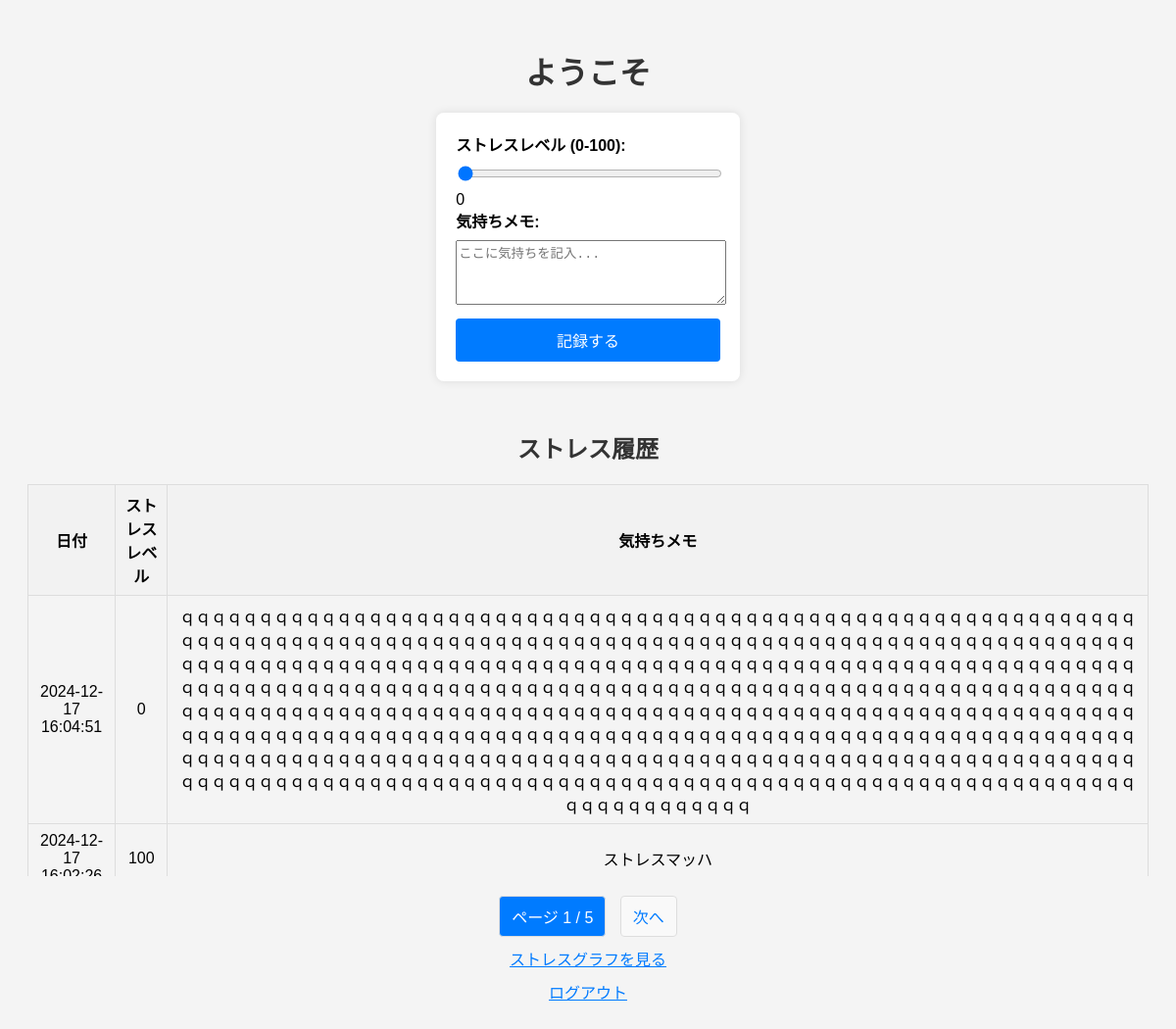
The app's page /dashboard (signed in) with its own data.
### tables this page shows
CREATE TABLE mental_checks (
            id INTEGER PRIMARY KEY AUTOINCREMENT,
            user_id INTEGER NOT NULL,
            date TEXT NOT NULL,
            stress_level INTEGER NOT NULL,
            mood_description TEXT,
            FOREIGN KEY (user_id) REFERENCES users (id)
        );

### health/Mental_Check_App.py (the view, shortened to what this page needs)
@app.route('/dashboard', methods=['GET', 'POST'])
def dashboard():
    if 'user_id' not in session:
        return redirect(url_for('login'))
    user_id = session['user_id']
    page = request.args.get('page', 1, type=int)
    per_page = 5
    error = None
    conn = get_db_connection()
    checks = conn.execute(
        'SELECT * FROM mental_checks WHERE user_id = ? ORDER BY date DESC LIMIT ? OFFSET ?',
        (user_id, per_page, (page - 1) * per_page)
    ).fetchall()
    total_checks = conn.execute('SELECT COUNT(*) FROM mental_checks WHERE user_id = ?', (user_id,)).fetchone()[0]
    conn.close()
    total_pages = (total_checks + per_page - 1) // per_page
    return render_template('dashboard.html', checks=checks, page=page, total_pages=total_pages, error=error)

### health/Mental_Check_App.py (called while the page is built)
def get_db_connection():
    conn = sqlite3.connect('mental_check.db')
    conn.row_factory = sqlite3.Row
    return conn

### health/templates/dashboard.html (shortened to what this page needs)
<!DOCTYPE html>
<html lang="ja">
<head>
</head>
<body>
    <h1>ようこそ</h1>
    <form action="{{ url_for('dashboard') }}" method="POST">
        <label for="stress_level">ストレスレベル (0-100):</label>
        <input type="range" id="stress_level" name="stress_level" min="0" max="100" step="5" value="0" required>
        <span id="stress_value">0</span>
        <label for="mood_description">気持ちメモ:</label>
        <textarea id="mood_description" name="mood_description" rows="4" placeholder="ここに気持ちを記入..." maxlength="500"></textarea>
        <button type="submit">記録する</button>
    </form>
    <h2>ストレス履歴</h2>
    <div class="table-container">
        <table>
            <thead>
                <tr>
                    <th>日付</th>
                    <th>ストレスレベル</th>
                    <th>気持ちメモ</th>
                </tr>
            </thead>
            <tbody>
                {% for check in checks %}
                <tr>
                    <td>{{ check['date'] }}</td>
                    <td>{{ check['stress_level'] }}</td>
                    <td>{{ check['mood_description'] }}</td>
                </tr>
                {% endfor %}
            </tbody>
        </table>
    </div>
    <div class="pagination">
        <span class="current-page">ページ {{ page }} / {{ total_pages }}</span>
        {% if page < total_pages %}
            <a href="{{ url_for('dashboard', page=page+1) }}">次へ</a>
        {% endif %}
    </div>
    <a href="{{ url_for('analysis') }}">ストレスグラフを見る</a><br>
    <a href="{{ url_for('logout') }}">ログアウト</a>
</body>
</html>

### health/templates/dashboard.html (style rules this page uses)
body { font-family: Arial, sans-serif; background-color: #f4f4f4; padding: 20px; text-align: center; }
h1, h2 { color: #333; margin-bottom: 20px; }
form { background-color: #fff; padding: 20px; border-radius: 8px; box-shadow: 0 0 10px rgba(0, 0, 0, 0.1); display: inline-block; text-align: left; max-width: 400px; margin: 0 auto 30px; }
label { display: block; margin-bottom: 8px; font-weight: bold; }
input[type="range"], textarea { width: 100%; margin-bottom: 10px; }
button { width: 100%; padding: 10px; font-size: 1em; color: #fff; background-color: #007bff; border: none; border-radius: 4px; cursor: pointer; }
.table-container { overflow-y: auto; max-height: 400px; margin-top: 20px; }
table { width: 100%; border-collapse: collapse; }
th, td { border: 1px solid #ddd; padding: 8px; text-align: center; }
th { background-color: #f2f2f2; position: sticky; top: 0; }
.pagination { margin-top: 20px; }
.pagination a, .pagination span { display: inline-block; padding: 8px 12px; margin: 0 5px; border: 1px solid #ddd; text-decoration: none; background-color: #f9f9f9; color: #007bff; border-radius: 4px; }
.pagination .current-page { background-color: #007bff; color: #fff; }
a { display: inline-block; margin-top: 10px; color: #007bff; }

### records on screen
mental_checks: date "2024-12-17 16:04:51", stress_level "0", mood_description "ｑｑｑｑｑｑｑｑｑｑｑｑｑｑｑｑｑｑｑｑｑｑｑｑｑｑｑｑｑｑｑｑｑｑｑｑｑｑｑｑｑｑｑｑｑｑｑｑｑｑｑｑｑｑｑｑｑｑｑｑｑｑｑｑｑｑｑｑｑｑｑｑｑｑｑｑｑｑｑｑｑｑｑｑｑｑｑｑｑｑｑｑｑｑｑｑｑｑｑｑｑｑｑｑｑｑｑｑｑｑｑｑｑｑｑｑｑｑｑｑｑｑｑｑｑｑｑｑｑｑｑｑｑｑｑｑｑｑｑｑｑｑｑｑｑｑｑｑｑｑｑｑｑｑｑｑｑｑｑｑｑｑｑｑｑｑｑｑｑｑｑｑｑｑｑｑｑｑｑｑｑｑｑｑｑｑｑｑｑｑｑｑｑｑｑｑｑｑｑｑｑｑｑｑｑｑｑｑｑｑｑｑｑｑｑｑｑｑｑｑｑｑｑｑｑｑｑｑｑｑｑｑｑｑｑｑｑｑｑｑｑｑｑｑｑｑｑｑｑｑｑｑｑｑｑｑｑｑｑｑｑｑｑｑｑｑｑｑｑｑｑｑｑｑｑｑｑｑｑｑｑｑｑｑｑｑｑｑｑｑｑｑｑｑｑｑｑｑｑｑｑｑｑｑｑｑｑｑｑｑｑｑｑｑｑｑｑｑｑｑｑｑｑｑｑｑｑｑｑｑｑｑｑｑｑｑｑｑｑｑｑｑｑｑｑｑｑｑｑｑｑｑｑｑｑｑｑｑｑｑｑｑｑｑｑｑｑｑｑｑｑｑｑｑｑｑｑｑｑｑｑｑｑｑｑｑｑｑｑｑｑｑｑｑｑｑｑｑｑｑｑｑｑｑｑｑｑｑｑｑｑｑｑｑｑｑｑｑｑｑｑｑｑｑｑｑｑｑｑｑｑｑｑｑｑｑｑｑｑｑｑｑｑｑｑｑｑｑｑｑｑｑｑｑｑｑｑｑｑｑｑｑｑｑｑｑｑｑｑｑｑｑｑｑｑｑｑｑｑｑｑｑｑｑｑｑｑｑｑｑｑｑｑｑｑｑｑｑｑｑ"
mental_checks: date "2024-12-17…", stress_level "100", mood_description "ストレスマッハ"

### other values on screen
{{ page }} "1"
{{ total_pages }} "5"
